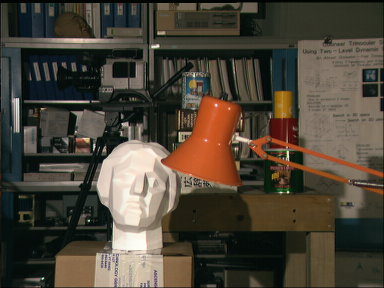
#> input picture L.ppm, 384 x 288 px
$ python opencv.py
#> lines starting #> are read from the running program, lines starting #| are printed output that depends on the picture
import numpy as np
import cv2
from matplotlib import pyplot as plt
import matplotlib
matplotlib.use('TkAgg')
import time
from cv2 import ximgproc
# imgR = cv2.imread("0_L.png",0)
# imgL = cv2.imread('0_R.png',0)
imgR = cv2.imread("L.ppm",0)
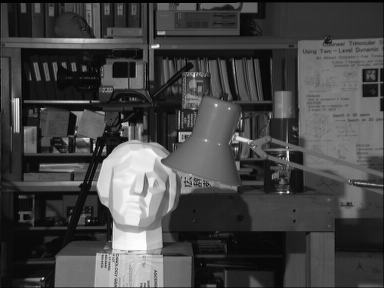
#> imgR: shape (288, 384); min 0, max 253, mean 69.1
imgL = cv2.imread('R.ppm',0)
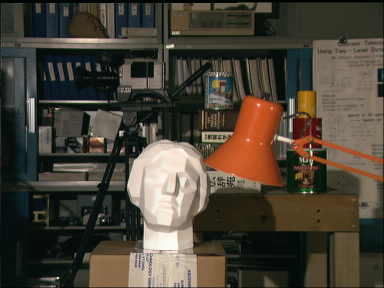
#> input picture R.ppm, 384 x 288 px
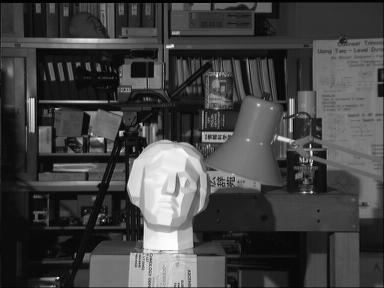
#> imgL: shape (288, 384); min 0, max 253, mean 67.9


window_size = 11
min_disp = 4
num_disp = 64
stereo = cv2.StereoSGBM_create(
    minDisparity = min_disp,
    numDisparities = num_disp,
    blockSize = window_size,
    uniquenessRatio = 10,
    speckleWindowSize = 45,
    speckleRange = 16,
    disp12MaxDiff = 1,
    P1 = 1*window_size**2,
    P2 = 4*1*window_size**2,
)

# [6 lines of commented-out code are left out]

start = time.time()
disparity = stereo.compute(imgL, imgR).astype(np.float32) / 16.0
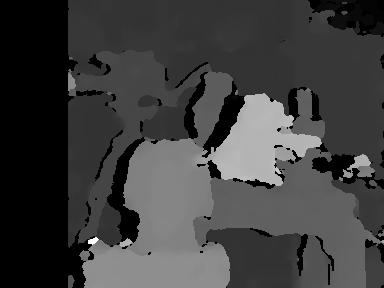
#> disparity: shape (288, 384) float32; min 3, max 58.31, mean 16.7; drawn with min black and max white
disparity = (disparity-min_disp)/num_disp
end = time.time()
print("runtime:", end - start)
# filt = ximgproc.createDisparityWLSFilter(stereo)
# disparity = filt.filter(disparity, imgL, right_view=imgR)
# cv2.imshow("disparity", disparity)
plt.imshow(disparity,'gray')
plt.show()
print("hello")
